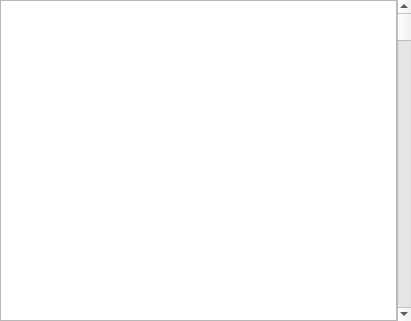
<?xml version="1.0" encoding="UTF-8"?>
<ui version="4.0">
 <class>HexVisualization</class>
 <widget class="QWidget" name="HexVisualization">
  <property name="geometry">
   <rect>
    <x>0</x>
    <y>0</y>
    <width>411</width>
    <height>321</height>
   </rect>
  </property>
  <property name="windowTitle">
   <string>Form</string>
  </property>
  <layout class="QGridLayout" name="gridLayout">
   <property name="margin">
    <number>0</number>
   </property>
   <property name="spacing">
    <number>0</number>
   </property>
   <item row="0" column="0">
    <widget class="QTextEdit" name="textEdit">
     <property name="sizePolicy">
      <sizepolicy hsizetype="Expanding" vsizetype="Expanding">
       <horstretch>0</horstretch>
       <verstretch>0</verstretch>
      </sizepolicy>
     </property>
     <property name="contextMenuPolicy">
      <enum>Qt::DefaultContextMenu</enum>
     </property>
     <property name="frameShape">
      <enum>QFrame::StyledPanel</enum>
     </property>
     <property name="frameShadow">
      <enum>QFrame::Sunken</enum>
     </property>
     <property name="verticalScrollBarPolicy">
      <enum>Qt::ScrollBarAlwaysOff</enum>
     </property>
     <property name="horizontalScrollBarPolicy">
      <enum>Qt::ScrollBarAlwaysOff</enum>
     </property>
     <property name="lineWrapMode">
      <enum>QTextEdit::NoWrap</enum>
     </property>
     <property name="textInteractionFlags">
      <set>Qt::TextSelectableByKeyboard|Qt::TextSelectableByMouse</set>
     </property>
    </widget>
   </item>
   <item row="0" column="1">
    <widget class="QScrollBar" name="verticalScrollBar">
     <property name="orientation">
      <enum>Qt::Vertical</enum>
     </property>
    </widget>
   </item>
  </layout>
 </widget>
 <resources/>
 <connections/>
</ui>
